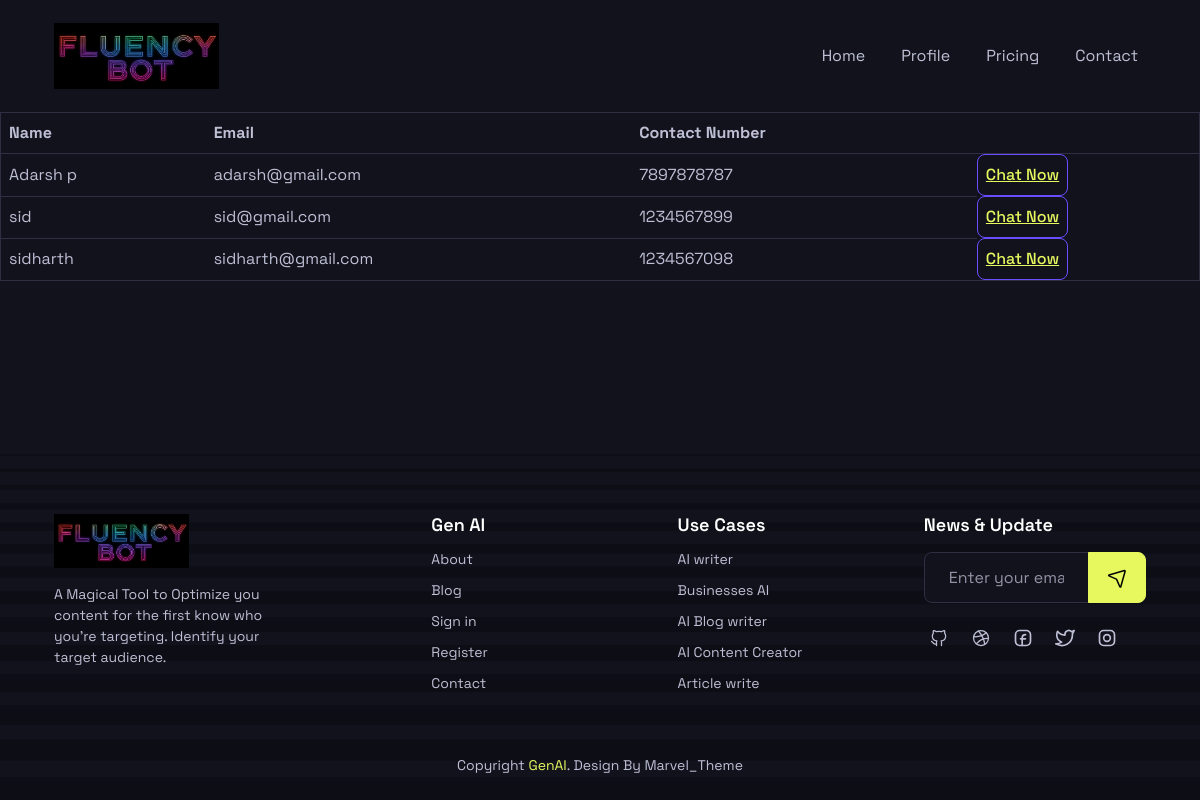
The page /user_view on the database its author committed.
### chatbot_app/models.py (models this page shows)
class user_det(models.Model):
    name = models.CharField(max_length=100)
    contact =models.CharField(max_length=10)
    login_id=models.ForeignKey('user_login',on_delete=models.CASCADE)

class user_login(models.Model):
    email=models.EmailField()
    password=models.CharField(max_length=100)
    user_type=models.IntegerField(default=0)
    status =models.IntegerField(default=0)

### chatbot_app/views.py (the view)
# urls.py: path('user_view',user_view,name='user_view'),
def user_view(request):
    data=user_det.objects.all()
    return render(request,'user_view.html',{'data':data})

### chatbot_app/templates/user_view.html (shortened to what this page needs)
{% extends 'expertheader.html' %}
{% block content %}
<!DOCTYPE html>
<html lang="en">
<head>
</head>
<body>
        <table border="1" class="table table-striped">
            <thead>
                <tr>
                    <th>Name</th>
                    <th>Email</th>
                    <th>Contact Number</th>
                    <th></th>
                </tr>
            </thead>
            <tbody>
                {% for user in data %}
                    <tr>
                        <td>{{ user.name }}</td>
                        <td>{{ user.login_id.email }}</td>
                        <td>{{ user.contact}}</td>
                        <td class="btn btn-primary"><a href= "{% url 'chat_with_user' user.login_id.id %}">Chat Now</a></td>
                    </tr>
                {% endfor %}
            </tbody>
        </table>
</body>
</html>
{% endblock %}

### chatbot_app/static/user/assets/css/plugins.css (style rules this page uses)
:root { --swiper-theme-color:#007aff }
:root { --swiper-navigation-size:44px }

### rows shown on the page
user_det: name "Adarsh p", login_id.email "adarsh@gmail.com", contact "7897878787"
user_det: name "sid", login_id.email "sid@gmail.com", contact "1234567899"
user_det: name "sidharth", login_id.email "sidharth@gmail.com", contact "1234567098"
